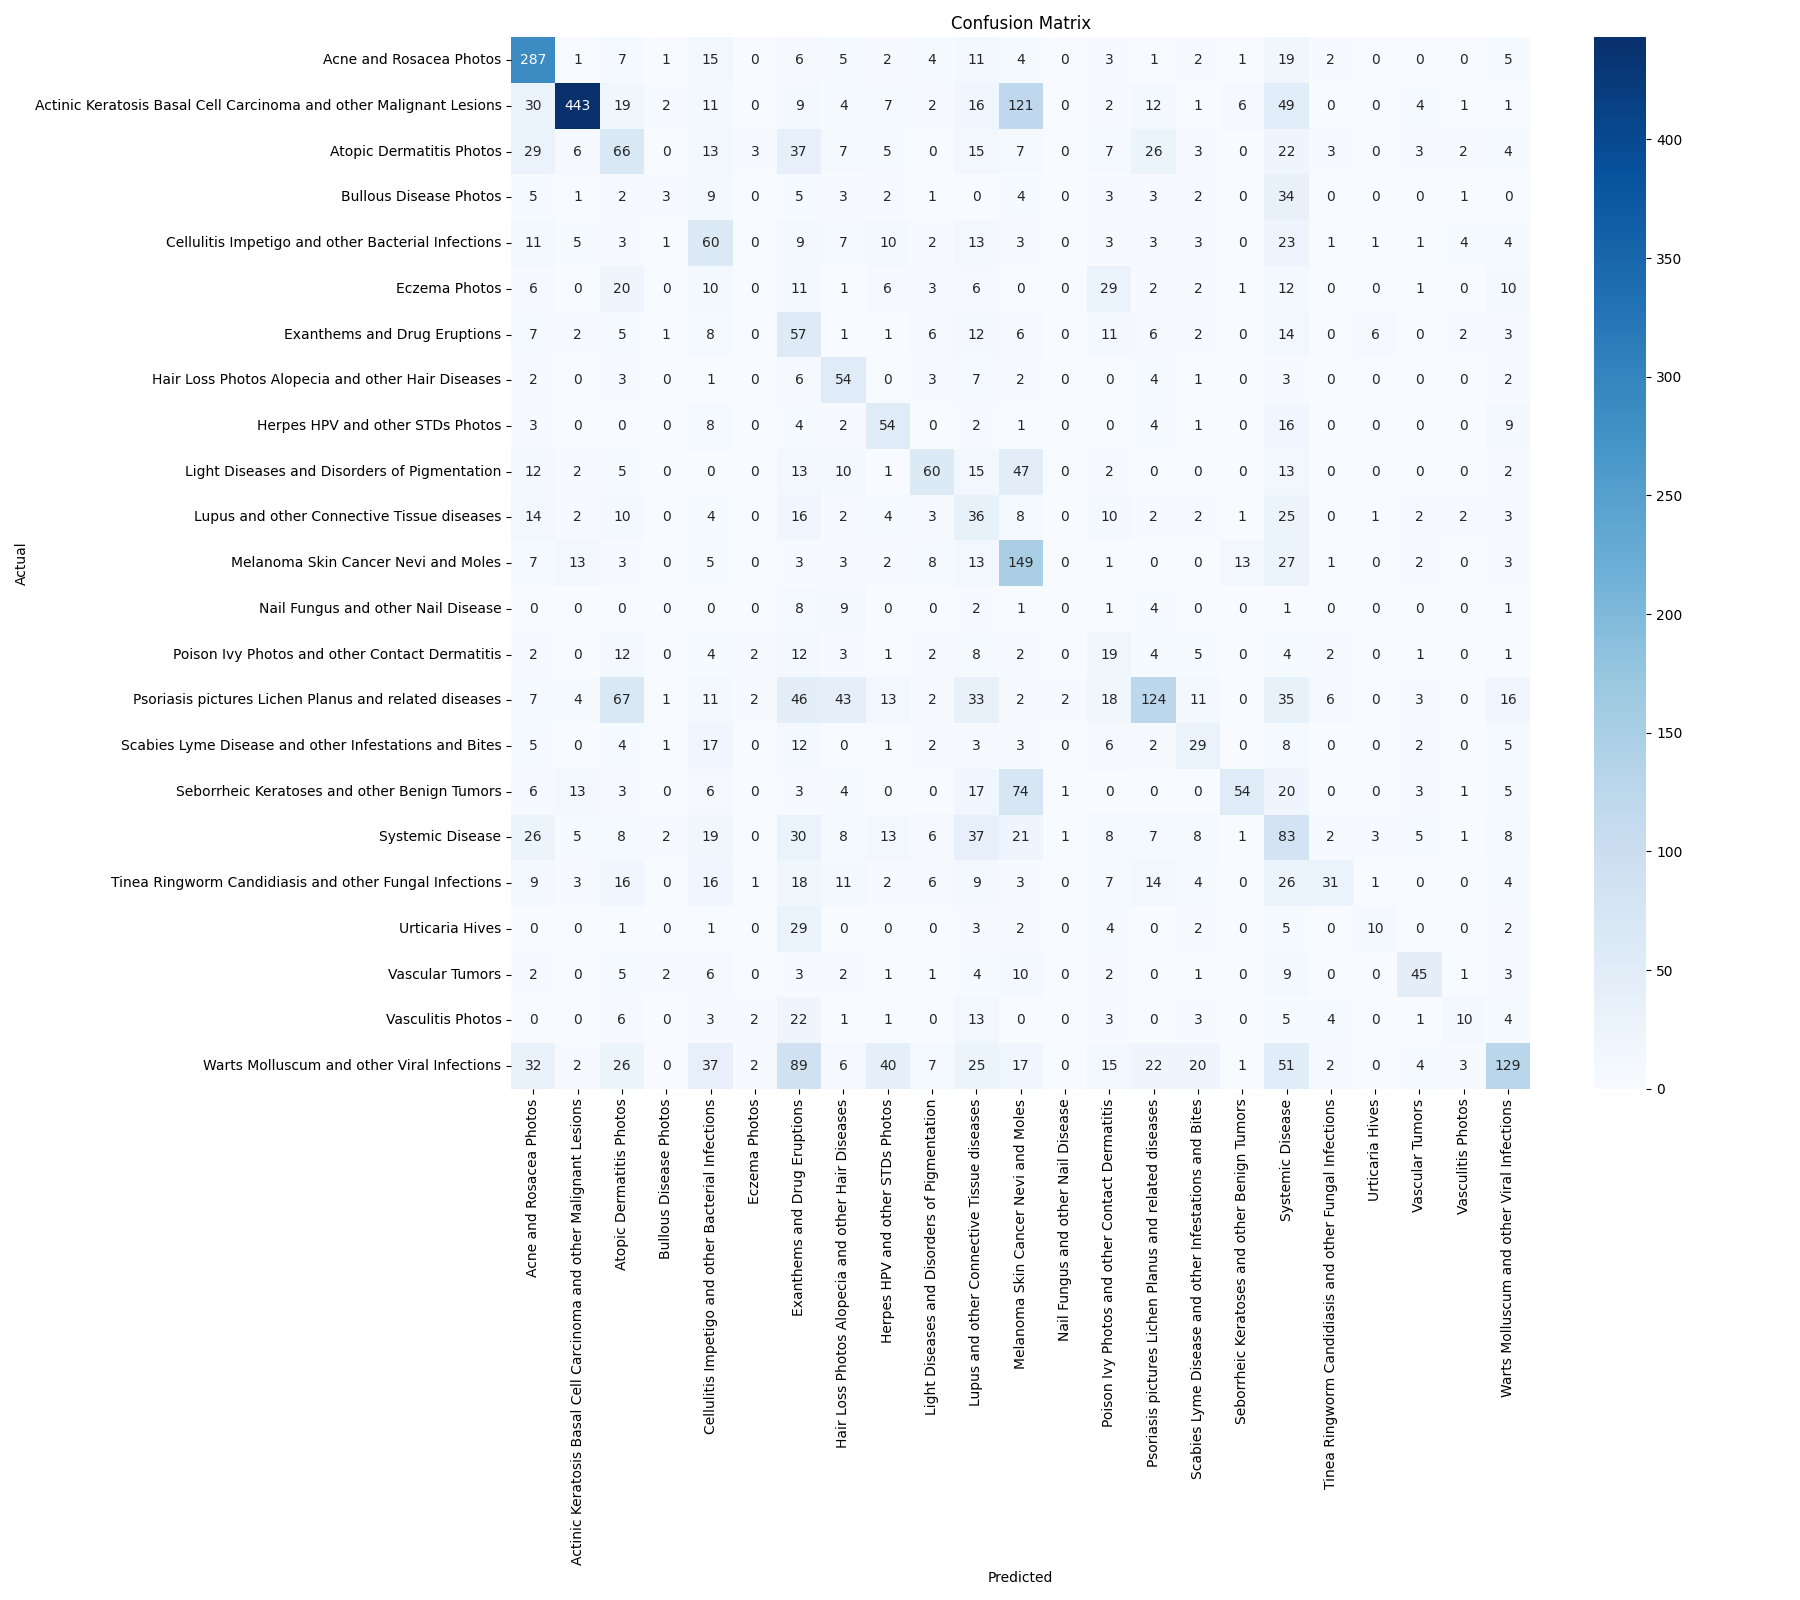

Generate this figure with Python:
import torch
import torch.nn as nn
import numpy as np
import pandas as pd
import matplotlib.pyplot as plt
import seaborn as sns
from sklearn.metrics import confusion_matrix
from torchvision import transforms
from torchvision.datasets import ImageFolder
from torchvision.models import convnext_tiny, ConvNeXt_Tiny_Weights
from torch.utils.data import DataLoader
from tqdm import tqdm

def main():
    # === Paths ===
    model_path = "best_model.pth"
    test_dir = r"C:\\Users\\mwang\\ai_derm\\dataset_categorized_final_split\\test"

    # === Device ===
    device = torch.device("cuda" if torch.cuda.is_available() else "cpu")

    # === Transform & Dataset ===
    test_transform = transforms.Compose([
        transforms.Resize((224, 224)),
        transforms.ToTensor(),
        transforms.Normalize([0.485, 0.456, 0.406],
                             [0.229, 0.224, 0.225]),
    ])
    test_dataset = ImageFolder(test_dir, transform=test_transform)
    test_loader = DataLoader(test_dataset, batch_size=64, shuffle=False, num_workers=4)

    # === Load Model ===
    model = convnext_tiny(weights=ConvNeXt_Tiny_Weights.IMAGENET1K_V1)
    model.classifier[2] = nn.Sequential(
        nn.Linear(model.classifier[2].in_features, 1024),
        nn.ReLU(),
        nn.Dropout(0.6),
        nn.Linear(1024, 512),
        nn.ReLU(),
        nn.Dropout(0.6),
        nn.Linear(512, len(test_dataset.classes))
    )
    model.load_state_dict(torch.load(model_path, map_location=device))
    model.to(device).eval()

    # === Gather Predictions & Labels ===
    all_preds = []
    all_labels = []

    with torch.no_grad():
        for inputs, labels in tqdm(test_loader, desc="Generating Confusion Matrix"):
            inputs = inputs.to(device)
            outputs = model(inputs)
            _, preds = torch.max(outputs, 1)

            all_preds.extend(preds.cpu().numpy())
            all_labels.extend(labels.cpu().numpy())

    # === Generate Confusion Matrix ===
    cm = confusion_matrix(all_labels, all_preds)
    class_names = test_dataset.classes

    # Save as CSV
    cm_df = pd.DataFrame(cm, index=class_names, columns=class_names)
    cm_df.to_csv("confusion_matrix.csv")
    print("✅ Saved confusion matrix to confusion_matrix.csv")

    # Save as Heatmap PNG
    plt.figure(figsize=(18, 16))
    sns.heatmap(cm_df, annot=True, fmt="d", cmap="Blues", cbar=True)
    plt.title("Confusion Matrix")
    plt.ylabel("Actual")
    plt.xlabel("Predicted")
    plt.xticks(rotation=90)
    plt.yticks(rotation=0)
    plt.tight_layout()
    plt.savefig("confusion_matrix.png")
    print("📸 Saved heatmap to confusion_matrix.png")

if __name__ == '__main__':
    main()
